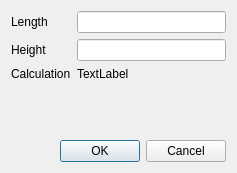
<?xml version="1.0" encoding="UTF-8"?>
<ui version="4.0">
 <class>dlgRectangularSurface</class>
 <widget class="QDialog" name="dlgRectangularSurface">
  <property name="geometry">
   <rect>
    <x>0</x>
    <y>0</y>
    <width>237</width>
    <height>173</height>
   </rect>
  </property>
  <property name="windowTitle">
   <string>Rectangular Surface</string>
  </property>
  <property name="windowIcon">
   <iconset resource="recursos.qrc">
    <normaloff>:/dlg/dock/rectangularArea</normaloff>:/dlg/dock/rectangularArea</iconset>
  </property>
  <layout class="QVBoxLayout" name="verticalLayout">
   <item>
    <layout class="QFormLayout" name="formLayout">
     <item row="0" column="0">
      <widget class="QLabel" name="label">
       <property name="text">
        <string>Length</string>
       </property>
      </widget>
     </item>
     <item row="0" column="1">
      <widget class="QLineEdit" name="txtLargo"/>
     </item>
     <item row="1" column="0">
      <widget class="QLabel" name="label_2">
       <property name="text">
        <string>Height</string>
       </property>
      </widget>
     </item>
     <item row="1" column="1">
      <widget class="QLineEdit" name="txtAlto"/>
     </item>
     <item row="2" column="0">
      <widget class="QLabel" name="label_3">
       <property name="text">
        <string>Calculation</string>
       </property>
      </widget>
     </item>
     <item row="2" column="1">
      <widget class="QLabel" name="lblFormula">
       <property name="text">
        <string>TextLabel</string>
       </property>
      </widget>
     </item>
    </layout>
   </item>
   <item>
    <widget class="QDialogButtonBox" name="buttonBox">
     <property name="orientation">
      <enum>Qt::Horizontal</enum>
     </property>
     <property name="standardButtons">
      <set>QDialogButtonBox::Cancel|QDialogButtonBox::Ok</set>
     </property>
    </widget>
   </item>
  </layout>
 </widget>
 <resources>
  <include location="recursos.qrc"/>
 </resources>
 <connections>
  <connection>
   <sender>buttonBox</sender>
   <signal>accepted()</signal>
   <receiver>dlgRectangularSurface</receiver>
   <slot>accept()</slot>
   <hints>
    <hint type="sourcelabel">
     <x>248</x>
     <y>254</y>
    </hint>
    <hint type="destinationlabel">
     <x>157</x>
     <y>274</y>
    </hint>
   </hints>
  </connection>
  <connection>
   <sender>buttonBox</sender>
   <signal>rejected()</signal>
   <receiver>dlgRectangularSurface</receiver>
   <slot>reject()</slot>
   <hints>
    <hint type="sourcelabel">
     <x>316</x>
     <y>260</y>
    </hint>
    <hint type="destinationlabel">
     <x>286</x>
     <y>274</y>
    </hint>
   </hints>
  </connection>
 </connections>
</ui>
